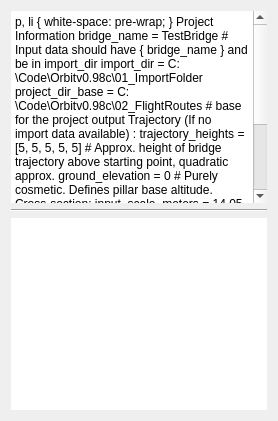
      <widget class="QWidget" name="tab_0">
       <attribute name="title">
        <string>1) Project Information</string>
       </attribute>
       <layout class="QVBoxLayout" name="tab0ContentLayout">
        <item>
         <widget class="QTextEdit" name="tab0_textEdit1_Photo">
          <property name="styleSheet">
           <string notr="true">QTextEdit {
  border: none;
}</string>
          </property>
          <property name="html">
           <string>&lt;!DOCTYPE HTML PUBLIC &quot;-//W3C//DTD HTML 4.0//EN&quot; &quot;http://www.w3.org/TR/REC-html40/strict.dtd&quot;&gt;
&lt;html&gt;&lt;head&gt;&lt;meta name=&quot;qrichtext&quot; content=&quot;1&quot; /&gt;&lt;style type=&quot;text/css&quot;&gt;
p, li { white-space: pre-wrap; }
&lt;/style&gt;&lt;/head&gt;&lt;body style=&quot; font-family:'MS Shell Dlg 2'; font-size:8.25pt; font-weight:400; font-style:normal;&quot;&gt;
&lt;p align=&quot;center&quot; style=&quot; margin-top:12px; margin-bottom:12px; margin-left:0px; margin-right:0px; -qt-block-indent:0; text-indent:0px;&quot;&gt;&lt;span style=&quot; font-size:11pt; font-weight:600; text-decoration: underline; color:#e7e7e7;&quot;&gt;Project Information&lt;/span&gt;&lt;/p&gt;
&lt;p style=&quot; margin-top:12px; margin-bottom:12px; margin-left:0px; margin-right:0px; -qt-block-indent:0; text-indent:0px;&quot;&gt;&lt;span style=&quot; font-size:11pt; color:#e7e7e7;&quot;&gt;bridge_name = &lt;/span&gt;&lt;span style=&quot; font-size:11pt; color:#00aaff;&quot;&gt;TestBridge &lt;/span&gt;&lt;span style=&quot; font-family:'Consolas,Courier New,monospace'; font-size:11pt; color:#6a9955;&quot;&gt;# Input data should have {&lt;/span&gt;&lt;span style=&quot; font-size:11pt; color:#e7e7e7;&quot;&gt;bridge_name&lt;/span&gt;&lt;span style=&quot; font-size:11pt; color:#6a9955;&quot;&gt;}&lt;/span&gt;&lt;span style=&quot; font-size:11pt; color:#e7e7e7;&quot;&gt; &lt;/span&gt;&lt;span style=&quot; font-size:11pt; color:#6a9955;&quot;&gt;and be in&lt;/span&gt;&lt;span style=&quot; font-size:11pt; color:#e7e7e7;&quot;&gt; import_dir&lt;/span&gt;&lt;/p&gt;
&lt;p style=&quot; margin-top:12px; margin-bottom:12px; margin-left:0px; margin-right:0px; -qt-block-indent:0; text-indent:0px;&quot;&gt;&lt;span style=&quot; font-size:11pt; color:#e7e7e7;&quot;&gt;import_dir = &lt;/span&gt;&lt;span style=&quot; font-size:11pt; color:#00aaff;&quot;&gt;C:\Code\Orbitv0.98c\01_ImportFolder&lt;/span&gt;&lt;/p&gt;
&lt;p style=&quot; margin-top:12px; margin-bottom:12px; margin-left:0px; margin-right:0px; -qt-block-indent:0; text-indent:0px;&quot;&gt;&lt;span style=&quot; font-size:11pt; color:#e7e7e7;&quot;&gt;project_dir_base = &lt;/span&gt;&lt;span style=&quot; font-size:11pt; color:#00aaff;&quot;&gt;C:\Code\Orbitv0.98c\02_FlightRoutes &lt;/span&gt;&lt;span style=&quot; font-family:'Consolas,Courier New,monospace'; font-size:11pt; color:#6a9955;&quot;&gt;# base for the project output&lt;/span&gt;&lt;/p&gt;
&lt;p style=&quot; margin-top:12px; margin-bottom:12px; margin-left:0px; margin-right:0px; -qt-block-indent:0; text-indent:0px;&quot;&gt;&lt;span style=&quot; font-size:11pt; font-weight:600; text-decoration: underline; color:#e7e7e7;&quot;&gt;Trajectory &lt;/span&gt;&lt;span style=&quot; font-size:11pt; text-decoration: underline; color:#e7e7e7;&quot;&gt;(If no import data available)&lt;/span&gt;&lt;span style=&quot; font-size:11pt; font-weight:600; text-decoration: underline; color:#e7e7e7;&quot;&gt;: &lt;/span&gt;&lt;/p&gt;
&lt;p style=&quot; margin-top:12px; margin-bottom:12px; margin-left:0px; margin-right:0px; -qt-block-indent:0; text-indent:0px;&quot;&gt;&lt;span style=&quot; font-size:11pt; color:#e7e7e7;&quot;&gt;trajectory_heights = &lt;/span&gt;&lt;span style=&quot; font-size:11pt; color:#00aaff;&quot;&gt;[5, 5, 5, 5, 5] &lt;/span&gt;&lt;span style=&quot; font-size:11pt; color:#6a9955;&quot;&gt;# Approx. height of bridge trajectory above starting point, quadratic approx. &lt;/span&gt;&lt;/p&gt;
&lt;p style=&quot; margin-top:12px; margin-bottom:12px; margin-left:0px; margin-right:0px; -qt-block-indent:0; text-indent:0px;&quot;&gt;&lt;span style=&quot; font-family:'Aptos,sans-serif'; font-size:11pt; color:#e7e7e7;&quot;&gt;ground_elevation&lt;/span&gt;&lt;span style=&quot; font-size:11pt; color:#e7e7e7;&quot;&gt; = &lt;/span&gt;&lt;span style=&quot; font-size:11pt; color:#00aaff;&quot;&gt;0 &lt;/span&gt;&lt;span style=&quot; font-size:11pt; color:#6a9955;&quot;&gt;# Purely cosmetic. Defines pillar base altitude. &lt;/span&gt;&lt;/p&gt;
&lt;p style=&quot;-qt-paragraph-type:empty; margin-top:12px; margin-bottom:12px; margin-left:0px; margin-right:0px; -qt-block-indent:0; text-indent:0px;&quot;&gt;&lt;br /&gt;&lt;/p&gt;
&lt;p style=&quot; margin-top:12px; margin-bottom:12px; margin-left:0px; margin-right:0px; -qt-block-indent:0; text-indent:0px;&quot;&gt;&lt;span style=&quot; font-size:11pt; font-weight:600; text-decoration: underline; color:#e7e7e7;&quot;&gt;Cross-section:&lt;/span&gt;&lt;/p&gt;
&lt;p style=&quot; margin-top:12px; margin-bottom:12px; margin-left:0px; margin-right:0px; -qt-block-indent:0; text-indent:0px;&quot;&gt;&lt;span style=&quot; font-size:11pt; color:#e7e7e7;&quot;&gt;input_scale_meters = &lt;/span&gt;&lt;span style=&quot; font-size:11pt; color:#00aaff;&quot;&gt;14.05 &lt;/span&gt;&lt;span style=&quot; font-size:11pt; color:#6a9955;&quot;&gt;# Mark one distance in green. bridge_width is the largest distance across.&lt;/span&gt;&lt;/p&gt;
&lt;p style=&quot; margin-top:12px; margin-bottom:12px; margin-left:0px; margin-right:0px; -qt-block-indent:0; text-indent:0px;&quot;&gt;&lt;span style=&quot; font-size:11pt; color:#e7e7e7;&quot;&gt;epsilonInput =&lt;/span&gt;&lt;span style=&quot; font-size:11pt; color:#00aaff;&quot;&gt; 0.003 &lt;/span&gt;&lt;span style=&quot; font-size:11pt; color:#6a9955;&quot;&gt;# Smaller value is tighter fit&lt;/span&gt;&lt;/p&gt;
&lt;p style=&quot;-qt-paragraph-type:empty; margin-top:12px; margin-bottom:12px; margin-left:0px; margin-right:0px; -qt-block-indent:0; text-indent:0px;&quot;&gt;&lt;br /&gt;&lt;/p&gt;
&lt;p style=&quot; margin-top:12px; margin-bottom:12px; margin-left:0px; margin-right:0px; -qt-block-indent:0; text-indent:0px;&quot;&gt;&lt;span style=&quot; font-size:11pt; font-weight:600; text-decoration: underline; color:#e7e7e7;&quot;&gt;Coordinate system:&lt;/span&gt;&lt;/p&gt;
&lt;p style=&quot; margin-top:12px; margin-bottom:12px; margin-left:0px; margin-right:0px; -qt-block-indent:0; text-indent:0px;&quot;&gt;&lt;span style=&quot; font-size:11pt; color:#e7e7e7;&quot;&gt;coordinate_system = &lt;/span&gt;&lt;span style=&quot; font-size:11pt; color:#00aaff;&quot;&gt;WGS84 , &lt;/span&gt;&lt;span style=&quot; font-size:11pt; color:#6a9955;&quot;&gt;# &lt;/span&gt;&lt;span style=&quot; font-family:'Consolas,Courier New,monospace'; font-size:11pt; color:#6a9955;&quot;&gt;Lambert72, or any EPSG code &lt;/span&gt;&lt;/p&gt;
&lt;p style=&quot;-qt-paragraph-type:empty; margin-top:12px; margin-bottom:12px; margin-left:0px; margin-right:0px; -qt-block-indent:0; text-indent:0px;&quot;&gt;&lt;br /&gt;&lt;/p&gt;
&lt;p style=&quot; margin-top:12px; margin-bottom:12px; margin-left:0px; margin-right:0px; -qt-block-indent:0; text-indent:0px;&quot;&gt;&lt;span style=&quot; font-size:11pt; font-weight:600; text-decoration: underline; color:#e7e7e7;&quot;&gt;Imported data:&lt;/span&gt;&lt;/p&gt;
&lt;p style=&quot; margin-top:12px; margin-bottom:12px; margin-left:0px; margin-right:0px; -qt-block-indent:0; text-indent:0px;&quot;&gt;&lt;span style=&quot; font-family:'Segoe UI'; font-size:11pt; color:#e7e7e7;&quot;&gt;trajectory_points_count = 0&lt;/span&gt;&lt;/p&gt;
&lt;p style=&quot; margin-top:12px; margin-bottom:12px; margin-left:0px; margin-right:0px; -qt-block-indent:0; text-indent:0px;&quot;&gt;&lt;span style=&quot; font-family:'Segoe UI'; font-size:11pt; color:#e7e7e7;&quot;&gt;pillars_count = 0&lt;/span&gt;&lt;/p&gt;
&lt;p style=&quot; margin-top:12px; margin-bottom:12px; margin-left:0px; margin-right:0px; -qt-block-indent:0; text-indent:0px;&quot;&gt;&lt;span style=&quot; font-family:'Segoe UI'; font-size:11pt; color:#e7e7e7;&quot;&gt;trajectory_length = 0&lt;/span&gt;&lt;/p&gt;
&lt;p style=&quot; margin-top:12px; margin-bottom:12px; margin-left:0px; margin-right:0px; -qt-block-indent:0; text-indent:0px;&quot;&gt;&lt;span style=&quot; font-family:'Segoe UI'; font-size:11pt; color:#e7e7e7;&quot;&gt;average_pillar_height = 0&lt;/span&gt;&lt;/p&gt;&lt;/body&gt;&lt;/html&gt;</string>
          </property>
         </widget>
        </item>
        <item>
         <widget class="Line" name="line">
          <property name="orientation">
           <enum>Qt::Horizontal</enum>
          </property>
         </widget>
        </item>
        <item>
         <widget class="QGraphicsView" name="graphicsView_crosssection_2">
          <property name="styleSheet">
           <string notr="true">QGraphicsView {
  border: none;
}</string>
          </property>
         </widget>
        </item>
       </layout>
      </widget>
